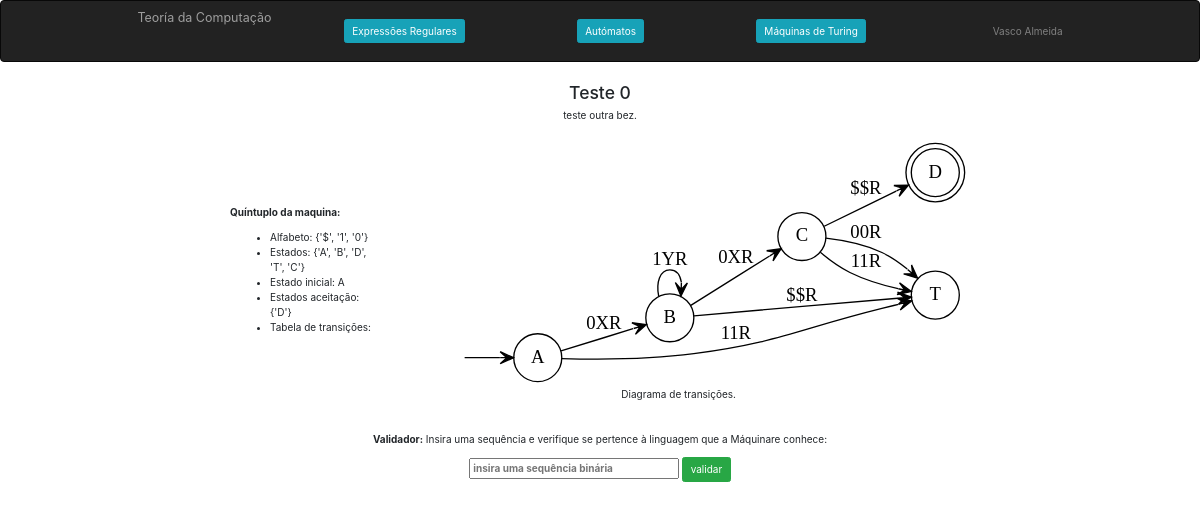
The page /16/DetalhesMaquina/ on the database its author committed.
### computacao/models.py (models this page shows, shortened)
class Maquina(models.Model):
    nome = models.CharField(max_length=100)
    descricao = models.CharField(max_length=100)
    alfabeto = models.CharField(max_length=100)
    estados = models.CharField(max_length=100)
    estadoInicial = models.CharField(max_length=100)
    estadosDeAceitacao = models.CharField(max_length=100)
    dicionarioTransicao = models.CharField(max_length=1000)
    diagrama = models.CharField(max_length=100)
    sequenciaFinal = models.CharField(max_length=100)
    def printAlfabeto(self):
        return str(set(self.alfabeto.split()))
    def printEstados(self):
        return str(set(self.estados.split()))
    def printEstadosDeAceitacao(self):
        return str(set(self.estadosDeAceitacao.split()))

### computacao/views.py (the view)
# urls.py: path('<int:maquina_id>/DetalhesMaquina/', views.DetalhesMaquina, name='DetalhesMaquina')
def DetalhesMaquina(request, maquina_id):
    sequencia = None
    resultado = None
    form = SequenciaForm(request.POST or None)
    if form.is_valid():
        sequencia = form.cleaned_data['sequencia']
        resultado = Maquina.objects.get(id=maquina_id).valida_sequencia(sequencia)
    context = {
        'maquina': Maquina.objects.get(id=maquina_id),
        'sequencia': sequencia,
        'resultado': resultado,
        'form': form,
    }
    return render(request, 'computacao/DetalhesMaquina.html', context)

### computacao/forms.py
class SequenciaForm(forms.Form):
    sequencia = forms.CharField(label='',
                                widget=forms.TextInput(attrs={
                                    'placeholder': 'insira uma sequência binária',
                                    'size': '25'
                                }))

### computacao/templates/computacao/DetalhesMaquina.html (shortened to what this page needs)
{% extends 'computacao/layout.html' %}
{% block main %}
    <main class="col-sm-12">
        <h3>{{ maquina.nome|title }}</h3>
        <p>{{ maquina.descricao }}.</p>
        <table align="center">
            <tr align="left">
                <td>
                    <p> <b>Quíntuplo da maquina:</b></p>
                    <ul>
                    <li>Alfabeto: {{ maquina.printAlfabeto }} </li>
                    <li>Estados: {{ maquina.printEstados }}</li>
                    <li>Estado inicial: {{ maquina.estadoInicial }}</li>
                    <li>Estados aceitação: {{ maquina.printEstadosDeAceitacao }}</li>
                    <li>Tabela de transições:
                    </ul>
                </td>
                <td class="align-baseline">
                    {% load static %}
                    <img src="{% static maquina.diagrama %}" alt="">
                    <p class="text-center">Diagrama de transições.</p>
                </td>
            </tr>
        </table>
        <br>
        <p><b>Validador:</b> Insira uma sequência e verifique se pertence à linguagem que a Máquinare conhece: </p>
        <form action="{% url 'computacao:DetalhesMaquina' maquina.id %}" method="POST">
           <b>{{ form }}</b>
            <input type="submit" value="validar" class="btn btn-success">
        </form>
        {% if resultado != None %}
            {% if resultado == True %}
                <p>A sequência <b>{{ sequencia }}</b> é aceite pela máquina </p>
            {% else %}
                <p>A sequência <b>{{ sequencia }}</b> não é aceite pela máquina </p>
            {% endif %}
        {% else %}
            <br><br>
        {% endif %}
    </main>
{% endblock %}

### computacao/static/computacao/style.css (style rules this page uses)
table { border-collapse: separate; border-spacing: 15px 5px; }

### rows shown on the page
Maquina: nome "Teste 0", descricao "teste outra bez", printAlfabeto "{'$', '1', '0'}", printEstados "{'A', 'B', 'D', 'T', 'C'}", estadoInicial "A", printEstadosDeAceitacao "{'D'}", diagrama (picture)
